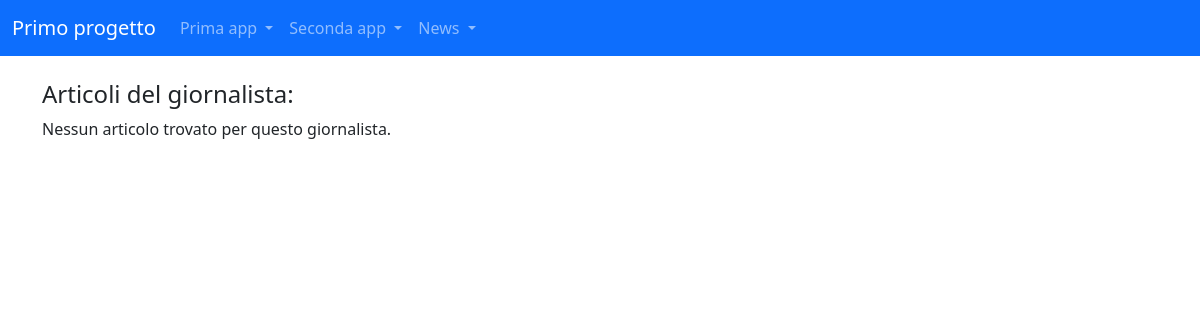
The app's page /news/lista_articoli/3/, older data.
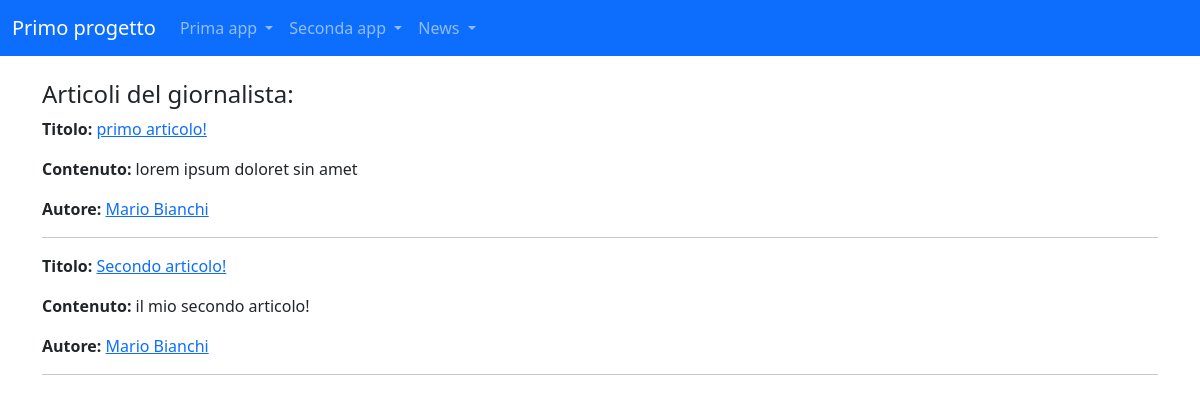
The same page, newer data.
### news/models.py (models this page shows, shortened)
class Articolo(models.Model):
    titolo = models.CharField(max_length=100)
    contenuto = models.TextField()
    giornalista = models.ForeignKey(Giornalista, on_delete=models.CASCADE, related_name="articoli")
    data=models.DateTimeField(blank=True)
    visualizzazioni=models.IntegerField(default=0, blank=True)
    class Meta:
        verbose_name = "Articolo"
        verbose_name_plural = "Articoli"

class Giornalista(models.Model):
    nome = models.CharField(max_length=20)
    cognome = models.CharField(max_length=20)
    anno_di_nascita = models.DateField(blank=True)
    def __str__(self):
        return f"{self.nome} {self.cognome}"
    class Meta:
        verbose_name = "Giornalista"
        verbose_name_plural = "Giornalisti"

### news/views.py (the view)
# urls.py: path('lista_articoli/<int:pk>/', views.listaArticoli, name='lista_articoli_giornalista'),
def listaArticoli(request, pk):
    articoli = Articolo.objects.filter(giornalista_id=pk)
    context = {
        'articoli': articoli,
    }
    return render(request, 'lista_articoli.html', context)

### news/templates/lista_articoli.html (shortened to what this page needs)
{% extends 'base.html' %}
{% block content %}
    <h4>Articoli del giornalista:</h4>
    {% for articolo in articoli %}
        <p><strong>Titolo: </strong>
            <a href="/news/articoli/{{ articolo.id }}">{{ articolo.titolo }}</a>
        </p>
        <p><strong>Contenuto: </strong>
            {{ articolo.contenuto }}
        </p>
        <p><strong>Autore: </strong>
            <a href={% url 'news:giornalista_detail' articolo.giornalista.id %}>{{ articolo.giornalista }}</a>
        </p>
        <hr>
    {% empty %}
        <p>Nessun articolo trovato per questo giornalista.</p>
    {% endfor %}
{% endblock content %}

Row changes from the older to the newer data that the page shows:
added Articolo: titolo "primo articolo!", contenuto "lorem ipsum doloret sin amet", giornalista "Mario Bianchi"
added Articolo: titolo "Secondo articolo!", contenuto "il mio secondo articolo!", giornalista "Mario Bianchi"
Text that changed along with them:
text no longer shown: "Nessun articolo trovato per questo giornalista."
